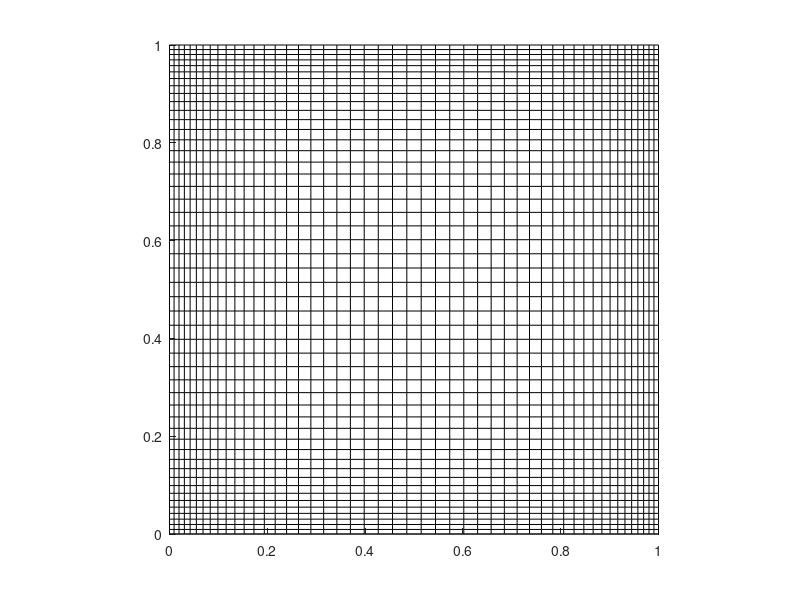

This figure's MATLAB source:
clear all; close all;

alx3 = 1.0; %LENGTH X
aly3 = 1; %LENGTH Y
nx = 50; %NODES X
ny = 50; %NODES Y
str3 = 1.2; %STRETCH


%HYPERBOLIC TANGENT-TYPE CLUSTERING

nxm=nx-1;
tstr3=tanh(str3);

xc(1)=0.0;
    for kc=2:nx;
          z2dp=(2*kc-nx-1)/(nxm);
          xc(kc)=(1+tanh(str3*z2dp)/tstr3)*0.5*alx3;
    end

    
nym=ny-1;
yc(1)=0.0;

    for kc=2:ny;
          z2dp=(2*kc-ny-1)/(nym);
          yc(kc)=(1+tanh(str3*z2dp)/tstr3)*0.5*aly3;
    end
    
    
[X,Y]=meshgrid(xc,yc);

hold on; 
plot(X,Y,'k');
plot(X.',Y.','k');

axis equal;
xlim([0.0 alx3]);
ylim([0.0 aly3]);